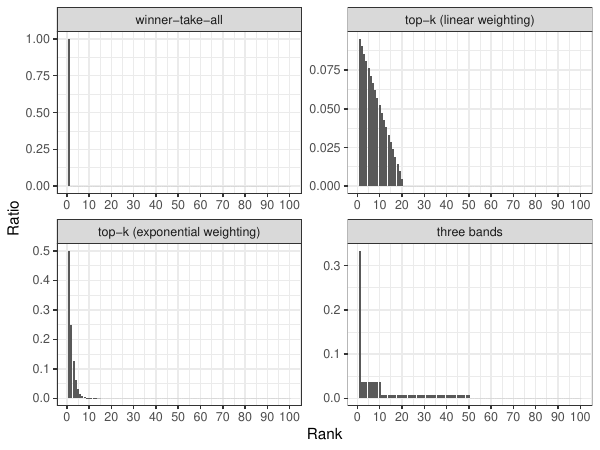

The script that saved this image:
require("tidyverse")
save_dir <- "./plots/"

prize_dist <- function(n, mechanism, r = 0.2) {
  if (mechanism == "winner-take-all") {
    c(1, rep(0, n - 1))
  } else if (mechanism == "top-k (linear weighting)") {
    k <- round(n * r)
    c((k:1) / (k * (k + 1) / 2), rep(0, n - k))
  } else if (mechanism == "top-k (exponential weighting)") {
    k <- round(n * r)
    c((1 / 2)^(1:k), rep(0, n - k))
  } else if (mechanism == "three bands") {
    if (n < 50) {
      NA
    } else {
      c(1 / 3, rep(1 / 3 / 9, 9), rep(1 / 3 / 40, 40), rep(0, n - 50))
    }
  }
}

n_participants <- 100
mechanisms <- c(
  "winner-take-all",
  "top-k (linear weighting)",
  "top-k (exponential weighting)",
  "three bands"
)
parameters <- expand.grid(
  n = n_participants,
  mechanism = mechanisms
)

tmp <- parameters %>%
  purrr::pmap(prize_dist) %>%
  unlist()

prize_distribution <- tibble(
  mechanism = rep(parameters$mechanism, each = n_participants),
  n = rep(1:n_participants, length(mechanisms)),
  prize = tmp
)

g <- prize_distribution %>%
  ggplot(aes(x = n, y = prize, group = mechanism)) +
  geom_bar(stat = "identity") +
  xlab("Rank") +
  ylab("Ratio") +
  scale_x_continuous(n.breaks = 10) +
  facet_wrap(. ~ mechanism, ncol = 2, scales = "free")

ggsave(
  filename = paste0(save_dir, "prize_dist_by_mechanisms.pdf"),
  plot = g, device = cairo_pdf, width = 6, height = 4.5
)
